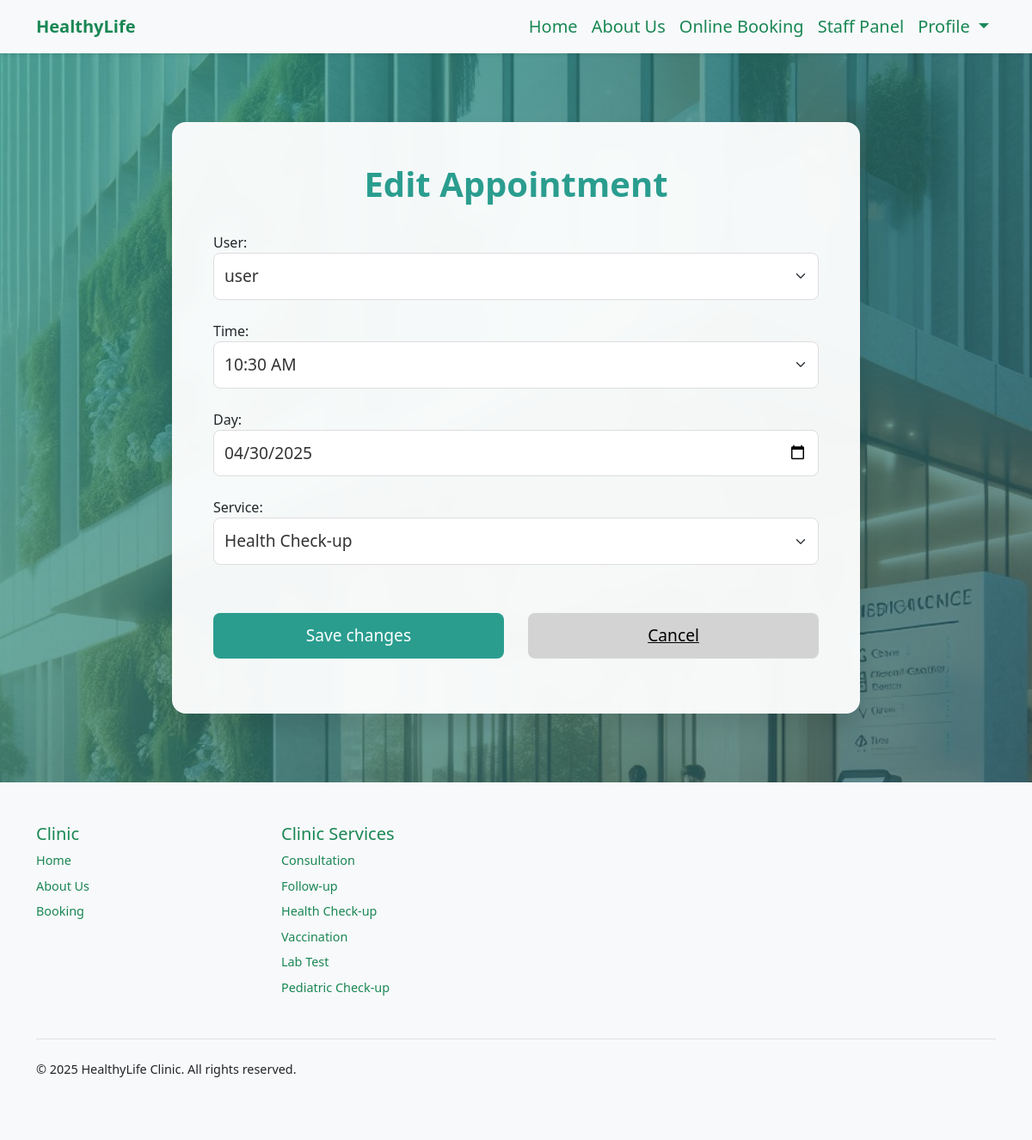
The app's page /edit_appointment/46/ (signed in), older data.
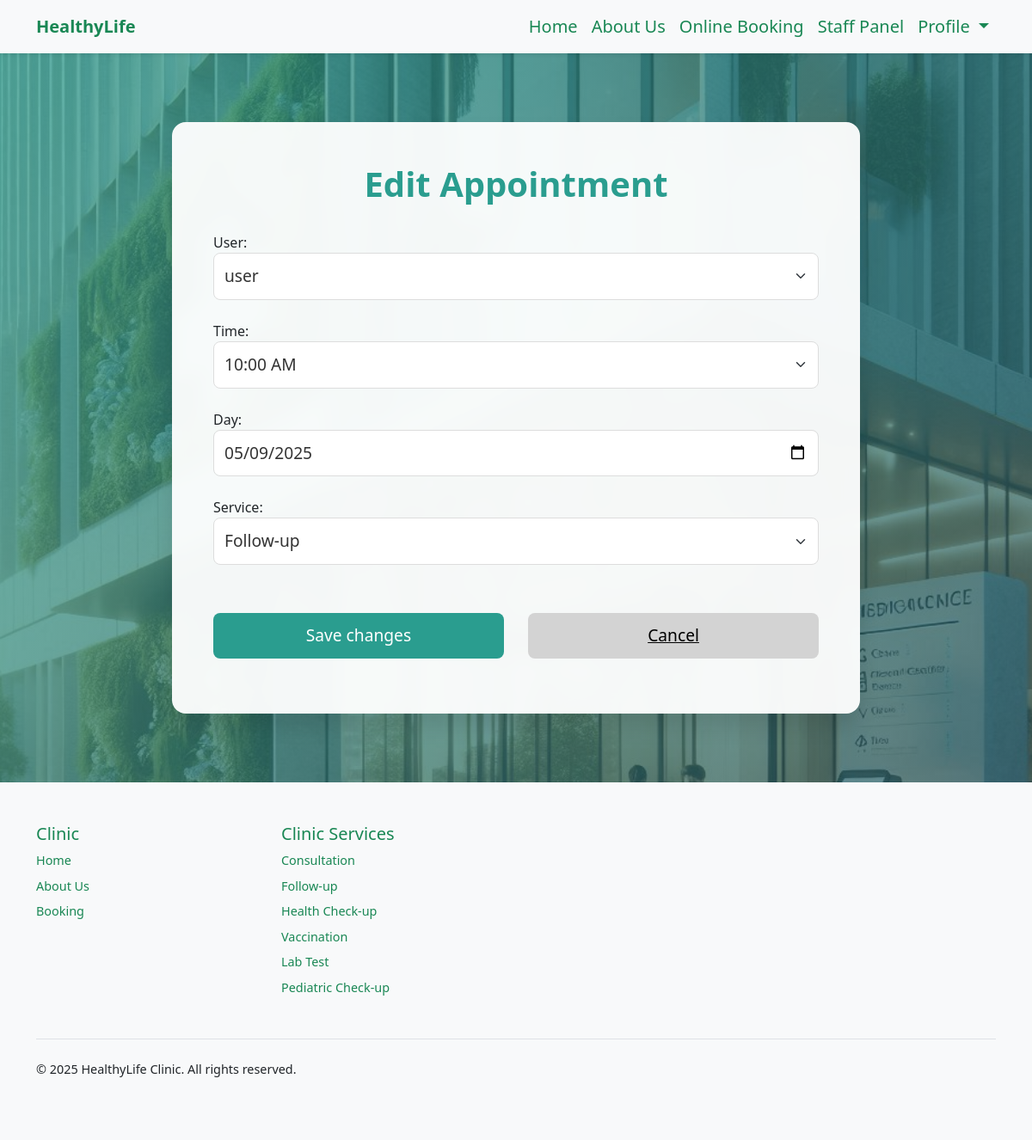
The same page, newer data.
### booking/models.py (models this page shows, shortened)
class Appointment(models.Model):
    user = models.ForeignKey(User, on_delete=models.CASCADE, null=True, blank=True)
    service = models.CharField(max_length=50, choices=SERVICE_CHOICES, default="Doctor care")
    doctor = models.CharField(max_length=255, default="Unknown")
    day = models.DateField(default=datetime.now)
    time = models.CharField(max_length=10, choices=TIME_CHOICES, default="3 PM")
    time_ordered = models.DateTimeField(default=datetime.now, blank=True)

### booking/views.py (the view)
# urls.py: path('edit_appointment/<int:appointment_id>/', views.edit_appointment, name='edit_appointment'),
def edit_appointment(request, appointment_id):
    if not request.user.is_staff:
        return HttpResponseForbidden("You are not authorized to edit this appointment.")
    appointment = get_object_or_404(Appointment, id=appointment_id)
    if request.method == 'POST':
        form = AppointmentForm(request.POST, instance=appointment)
        if form.is_valid():
            form.save()
            return redirect('staffPanel')
    else:
        form = AppointmentForm(instance=appointment)
    return render(request, 'edit_appointment.html', {'form': form})

### booking/forms.py
class AppointmentForm(forms.ModelForm):
    class Meta:
        model = Appointment
        fields = ['user', 'time', 'day', 'service']  # custom field order
        widgets = {
            'user': forms.Select(attrs={'class': 'form-select'}),
            'time': forms.Select(attrs={'class': 'form-select'}),
            'day': forms.DateInput(attrs={
                'class': 'form-control',
                'type': 'date',
                'placeholder': 'Select a date'
            }),
            'service': forms.Select(attrs={'class': 'form-select'}),
        }

### booking/templates/edit_appointment.html (shortened to what this page needs)
{% extends 'layout.html' %}
{% load static %}
{% block body %}
{% if user.is_authenticated and user.is_staff %}
<div class="booking-panel">
    <h1>Edit Appointment</h1>
    <form method="post">
        {{ form.as_p }}
        <div class="button-container">
            <button type="submit" class="custom-btn">
                <span class="button-text">Save changes</span>
            </button>
            <a href="{% url 'staffPanel' %}" class="custom-btn cancel-btn">Cancel</a>
        </div>
    </form>
</div>
{% else %}
<div class="booking-panel">
    <h1>You Are Not Authorized!</h1>
    <a href="{% url 'login' %}" class="custom-btn">Sign in</a>
</div>
{% endif %}
{% endblock %}

Row changes from the older to the newer data that the page shows:
changed Appointment "user": time "10:30 AM" → "10:00 AM"; day "04/30/2025" → "05/09/2025"; service "Health Check-up" → "Follow-up"
